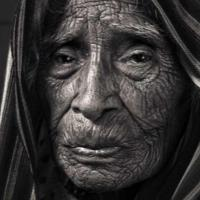
#> input picture dataset/UTKFace/110_1_1_20170110155201038.jpg.chip.jpg, 200 x 200 px
$ python -i streamlit_app.py   (imports and definitions only)
#> lines starting #> are read from the running program, lines starting #| are printed output that depends on the picture; after the words box and inside, x2 and y2 are one past the last pixel; in counts of white or black regions, pixels touching at a corner belong together
#> further down, picture is the input picture: shape (200, 200, 3); mean B, G, R 51.5, 52, 54.3
from __future__ import annotations

import cv2
import numpy as np
import streamlit as st

from src.config import LabConfig
from src.inference import (
    load_age_pipeline,
    load_gender_pipeline,
    predict_age_from_face,
    predict_gender_from_face,
)


# [10 lines left out: function read_uploaded_image, not called in this run]


def detect_faces(image_bgr: np.ndarray) -> tuple[np.ndarray, list[tuple[int, int, int, int]]]:
    # Detecta rostros usando Haar Cascade de OpenCV.

    gray = cv2.cvtColor(image_bgr, cv2.COLOR_BGR2GRAY)
    gray = cv2.equalizeHist(gray)
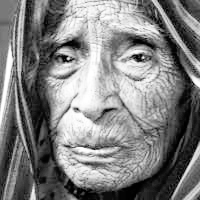
#> gray: shape (200, 200); min 0, max 255, mean 128.4

    detector = cv2.CascadeClassifier(
        cv2.data.haarcascades + "haarcascade_frontalface_default.xml"
    )

    faces = detector.detectMultiScale(
        gray,
        scaleFactor=1.05,
        minNeighbors=4,
        minSize=(40, 40),
    )
#> faces = [[25, 2, 151, 151]]

    faces = list(faces)
    faces.sort(key=lambda face: face[2] * face[3], reverse=True)

    annotated_image = image_bgr.copy()

    for x, y, w, h in faces:
        cv2.rectangle(
            annotated_image,
            (x, y),
            (x + w, y + h),
            (0, 255, 0),
            2,
        )
#> this loop made 1 pass
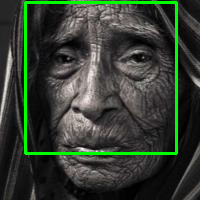
#> annotated_image: shape (200, 200, 3); 4.52% of pixels changed, all inside (x1, y1, x2, y2) = (24, 1, 178, 155)

    return annotated_image, faces


# [142 lines left out: functions bgr_to_rgb, load_trained_models, run_app, not called in this run]

>>> import cv2
>>> picture = cv2.imread('../dataset/UTKFace/110_1_1_20170110155201038.jpg.chip.jpg')
>>> result = detect_faces(picture)

$ run again, on dataset/UTKFace/11_1_0_20170109204641514.jpg.chip.jpg
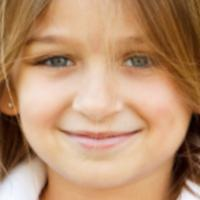
#> input picture dataset/UTKFace/11_1_0_20170109204641514.jpg.chip.jpg, 200 x 200 px
#> picture is the input picture: shape (200, 200, 3); mean B, G, R 112.8, 145.6, 186.2
#> in detect_faces, `gray = cv2.equalizeHist(gray)`:
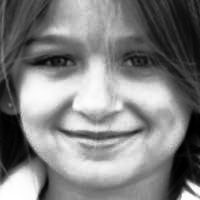
#> gray: shape (200, 200); min 0, max 255, mean 128.4
#> faces = [[12, 6, 171, 171]]
#> the loop in detect_faces, `for x, y, w, h in faces:` made 1 pass
#> after the loop in detect_faces, `for x, y, w, h in faces:`:
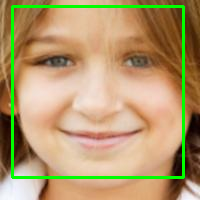
#> annotated_image: shape (200, 200, 3); 5.12% of pixels changed, all inside (x1, y1, x2, y2) = (11, 5, 185, 179)

$ run again, on dataset/UTKFace/12_1_3_20170104223643593.jpg.chip.jpg
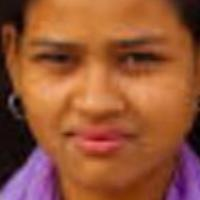
#> input picture dataset/UTKFace/12_1_3_20170104223643593.jpg.chip.jpg, 200 x 200 px
#> picture is the input picture: shape (200, 200, 3); mean B, G, R 55.2, 85.7, 150.3
#> in detect_faces, `gray = cv2.equalizeHist(gray)`:
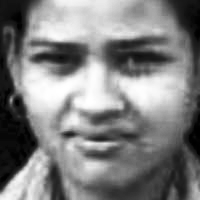
#> gray: shape (200, 200); min 0, max 255, mean 128.4
#> faces = [[10, 2, 174, 174]]
#> the loop in detect_faces, `for x, y, w, h in faces:` made 1 pass
#> after the loop in detect_faces, `for x, y, w, h in faces:`:
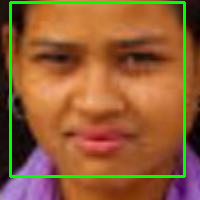
#> annotated_image: shape (200, 200, 3); 5.21% of pixels changed, all inside (x1, y1, x2, y2) = (9, 1, 186, 178)

$ run again, on dataset/UTKFace/14_1_0_20170104005937407.jpg.chip.jpg
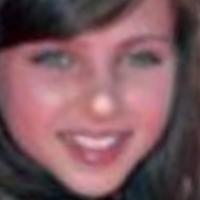
#> input picture dataset/UTKFace/14_1_0_20170104005937407.jpg.chip.jpg, 200 x 200 px
#> picture is the input picture: shape (200, 200, 3); mean B, G, R 95, 88.5, 125
#> in detect_faces, `gray = cv2.equalizeHist(gray)`:
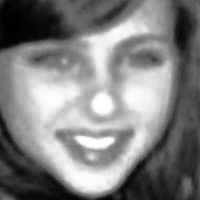
#> gray: shape (200, 200); min 0, max 255, mean 128.4
#> faces = [[19, 10, 168, 168]]
#> the loop in detect_faces, `for x, y, w, h in faces:` made 1 pass
#> after the loop in detect_faces, `for x, y, w, h in faces:`:
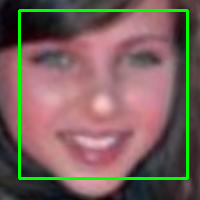
#> annotated_image: shape (200, 200, 3); 5.03% of pixels changed, all inside (x1, y1, x2, y2) = (18, 9, 189, 180)
